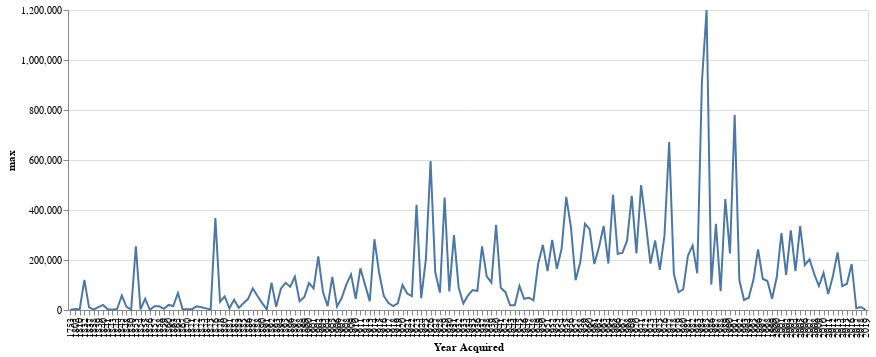

Source (notebook cell):
### Code cell
# first, just one line
lines = alt.Chart(stats.reset_index()).mark_line().encode(
    alt.X("Year Acquired:O"),
    alt.Y("max:Q")
).properties(
    width=800
)
lines

### Figure 1 — Vega-Lite specification as saved in the notebook (floating-point values rounded to 4 significant figures; data arrays with more than 128 entries replaced by an {"elided": "..."} marker saying what was removed)
{"config": {"view": {"continuousWidth": 400, "continuousHeight": 300}}, "data": {"name": "data-498fc33026bd7dd9df16ddc47f510fe3"}, "mark": "line", "encoding": {"x": {"field": "Year Acquired", "type": "ordinal"}, "y": {"field": "max", "type": "quantitative"}}, "width": 800, "$schema": "https://vega.github.io/schema/vega-lite/v4.17.0.json", "datasets": {"data-498fc33026bd7dd9df16ddc47f510fe3": {"elided": "171 records"}}}
